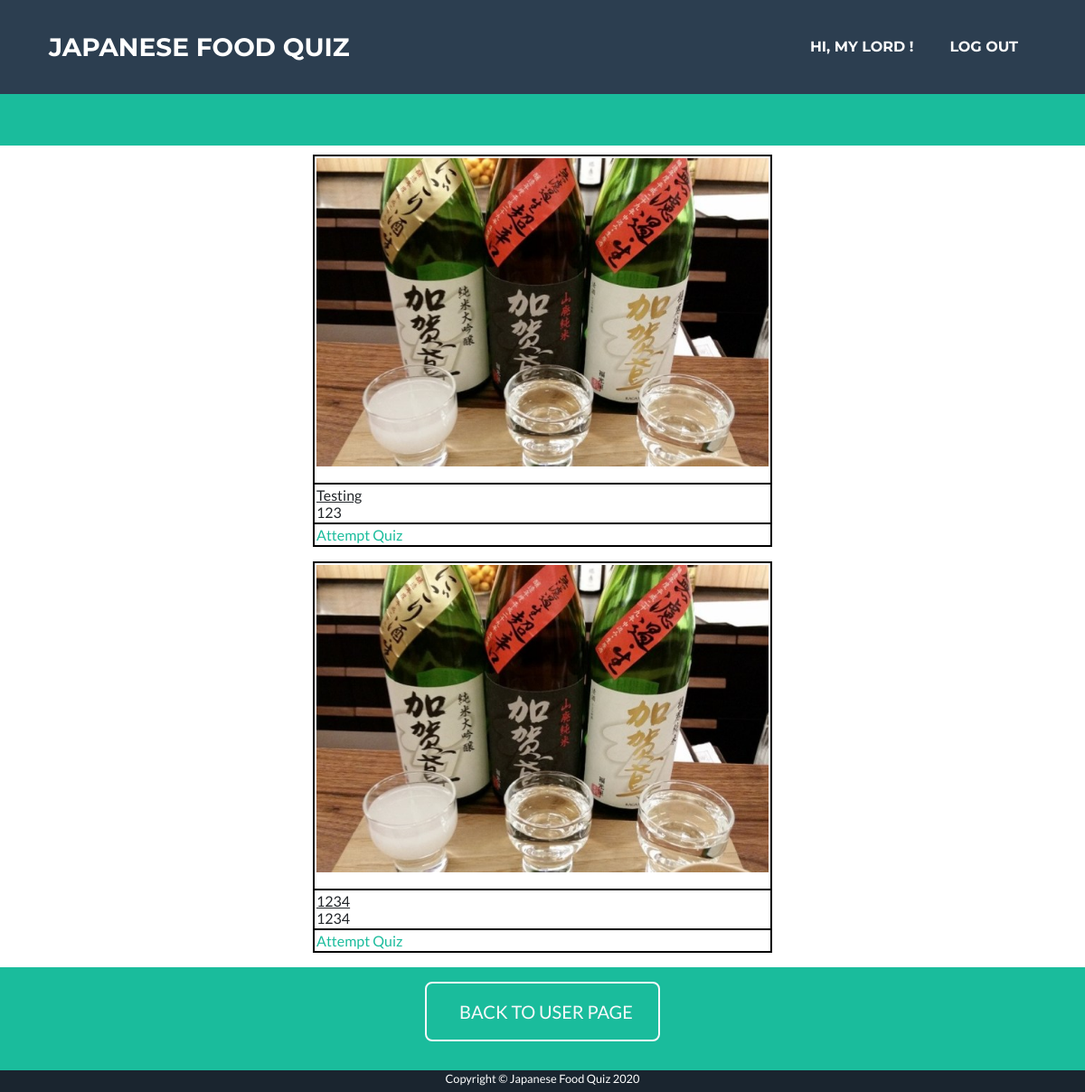
The page /qs (signed in) on the database its author committed.
### app/models.py (models this page shows, shortened)
class User(UserMixin, db.Model):
    __table_args__ = {'extend_existing': True}
    id = db.Column(db.String, primary_key=True)
    email = db.Column(db.String(128))
    name = db.Column(db.String(128))
    password_hash = db.Column(db.String(128))
    status = db.Column(db.String)
    last_login = db.Column(db.DATE, nullable=False, default=datetime.now)

class QuizSet(db.Model):
    __table_args__ = {'extend_existing': True}
    quizSetID = db.Column(db.Integer, primary_key=True)
    name = db.Column(db.String(100))
    description = db.Column(db.String(100))
    picture = db.Column(db.String(100))
    userID = db.Column(db.String)
    status = db.Column(db.String(100))

### app/routes.py (the view)
@app.route('/qs')
def qs():
	quizSets = QuizSet.query.filter_by(status="approve").all()
	for quizSet in quizSets:
		quizSet.href = "/qa?index=0&id="+str(quizSet.quizSetID)
		quizSet.picture = "/static/images/"+quizSet.picture
	return render_template('qs.html', quizSets=quizSets, base64=base64, username=current_user.name)

### app/models.py (called while the page is built)
@login.user_loader
def load_user(id):
    user = User.query.filter_by(id=(int(id))).first()
    return user

### app/templates/qs.html (shortened to what this page needs)
﻿<!DOCTYPE html>
<html lang="en">
  <head>
    <link href="/static/style.css" rel="stylesheet" />
    <link href="/static/qs.css" rel="stylesheet" />
  {% extends 'base.html' %}
  {% block content %}
        <td class="page-section portfolio" id="portfolio">
            {% for quizSet in quizSets %}
            <p>
                <table class="tbCss" align="center">
                    <tr>
                        <td>
                            <p> <img src="{{ quizSet.picture }}" width="500rem" alt="miss～～"/></p>
                        </td>
                    </tr>
                    <tr>
                        <td>
                            <u>{{ quizSet.name }}</u>
                            <br>
                            {{ quizSet.description }}
                        </td>
                    </tr>
                    <tr>
                        <td>
                            <a href="{{ quizSet.href }}"> Attempt Quiz </a>
                        </td>
                    </tr>
                </table>
            </p>
            {% endfor %}
        <section class="page-section bg-primary text-white mb-0" id="about" style="padding-top: 1rem; padding-bottom: 2rem;">
            <div class="container">
                <div class="text-center">
                  <a class="btn btn-xl btn-outline-light" href="/user_page">
                    BACK TO USER PAGE
                  </a>
                </div>
              </div>
        </section>
  {% endblock %}

### app/templates/base.html (shortened to what this page needs)
  </head>
  <body id="page-top">
    <nav
      class="navbar navbar-expand-lg bg-secondary text-uppercase fixed-top"
      id="mainNav"
    >
      <div class="container">
        <a class="navbar-brand js-scroll-trigger" href="/index"
          >Japanese Food Quiz</a
        >
        <div class="collapse navbar-collapse" id="navbarResponsive">
          <ul class="navbar-nav ml-auto">
            {% if username %}
                <li class="nav-item mx-0 mx-lg-1" style="padding:0; margin: 0 0.25rem 0 0.25rem">
                    <a class="nav-link py-3 px-0 px-lg-3 rounded js-scroll-trigger"
                      href="/user_page"
                    style="padding:1rem;">Hi, {{ username }} !</a>
                </li>
                <li class="nav-item mx-0 mx-lg-1" style="padding:0; margin: 0 0.25rem 0 0.25rem">
                    <a class="nav-link py-3 px-0 px-lg-3 rounded js-scroll-trigger"
                      href="/logout"
                    style="padding:1rem;">Log Out</a>
                </li>
            {% endif %}
          </ul>
        </div>
      </div>
    </nav>
    {% block content %}{% endblock %}
    <section class="copyright text-center text-white" style="height: 1.5rem;">
      <div class="container" >
        <small>Copyright © Japanese Food Quiz 2020</small>
      </div>
    </section>
  </body>
</html>

### app/static/qs.css (style rules this page uses)
.tbCss tr { padding: 0.125rem ; border: solid 0.125rem #000; }
.tbCss td { padding: 0.125rem ; border: solid 0.125rem #000; }

### rows shown on the page
User: name "MY LORD"
QuizSet: picture (picture), name "Testing", description "123"
QuizSet: picture (picture), name "1234", description "1234"
